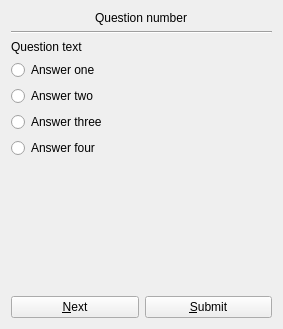
<?xml version="1.0" encoding="UTF-8"?>
<ui version="4.0">
 <class>ComprehensionItem</class>
 <widget class="QWidget" name="ComprehensionItem">
  <property name="geometry">
   <rect>
    <x>0</x>
    <y>0</y>
    <width>283</width>
    <height>329</height>
   </rect>
  </property>
  <property name="windowTitle">
   <string>Form</string>
  </property>
  <layout class="QVBoxLayout" name="verticalLayout">
   <item>
    <widget class="QWidget" name="widget" native="true">
     <layout class="QGridLayout" name="gridLayout">
      <property name="leftMargin">
       <number>0</number>
      </property>
      <property name="topMargin">
       <number>0</number>
      </property>
      <property name="rightMargin">
       <number>0</number>
      </property>
      <property name="bottomMargin">
       <number>0</number>
      </property>
      <item row="0" column="0">
       <widget class="QLabel" name="m_lblQuestionNumber">
        <property name="sizePolicy">
         <sizepolicy hsizetype="Fixed" vsizetype="Preferred">
          <horstretch>0</horstretch>
          <verstretch>0</verstretch>
         </sizepolicy>
        </property>
        <property name="text">
         <string>Question number</string>
        </property>
        <property name="alignment">
         <set>Qt::AlignCenter</set>
        </property>
        <property name="margin">
         <number>3</number>
        </property>
       </widget>
      </item>
     </layout>
    </widget>
   </item>
   <item>
    <widget class="Line" name="line">
     <property name="orientation">
      <enum>Qt::Horizontal</enum>
     </property>
    </widget>
   </item>
   <item>
    <widget class="QLabel" name="m_lblQuestionText">
     <property name="text">
      <string>Question text</string>
     </property>
    </widget>
   </item>
   <item>
    <widget class="QRadioButton" name="m_rbAnswerOne">
     <property name="text">
      <string>Answer one</string>
     </property>
    </widget>
   </item>
   <item>
    <widget class="QRadioButton" name="m_rbAnswerTwo">
     <property name="text">
      <string>Answer two</string>
     </property>
    </widget>
   </item>
   <item>
    <widget class="QRadioButton" name="m_rbAnswerThree">
     <property name="text">
      <string>Answer three</string>
     </property>
    </widget>
   </item>
   <item>
    <widget class="QRadioButton" name="m_rbAnswerFour">
     <property name="text">
      <string>Answer four</string>
     </property>
    </widget>
   </item>
   <item>
    <spacer name="verticalSpacer">
     <property name="orientation">
      <enum>Qt::Vertical</enum>
     </property>
     <property name="sizeHint" stdset="0">
      <size>
       <width>20</width>
       <height>40</height>
      </size>
     </property>
    </spacer>
   </item>
   <item>
    <widget class="QLabel" name="m_lblWarning">
     <property name="text">
      <string/>
     </property>
     <property name="alignment">
      <set>Qt::AlignCenter</set>
     </property>
    </widget>
   </item>
   <item>
    <layout class="QHBoxLayout" name="horizontalLayout">
     <item>
      <widget class="QPushButton" name="m_btnNext">
       <property name="text">
        <string>&amp;Next</string>
       </property>
      </widget>
     </item>
     <item>
      <widget class="QPushButton" name="m_btnConfirm">
       <property name="text">
        <string>&amp;Submit</string>
       </property>
      </widget>
     </item>
    </layout>
   </item>
  </layout>
 </widget>
 <resources/>
 <connections/>
</ui>
